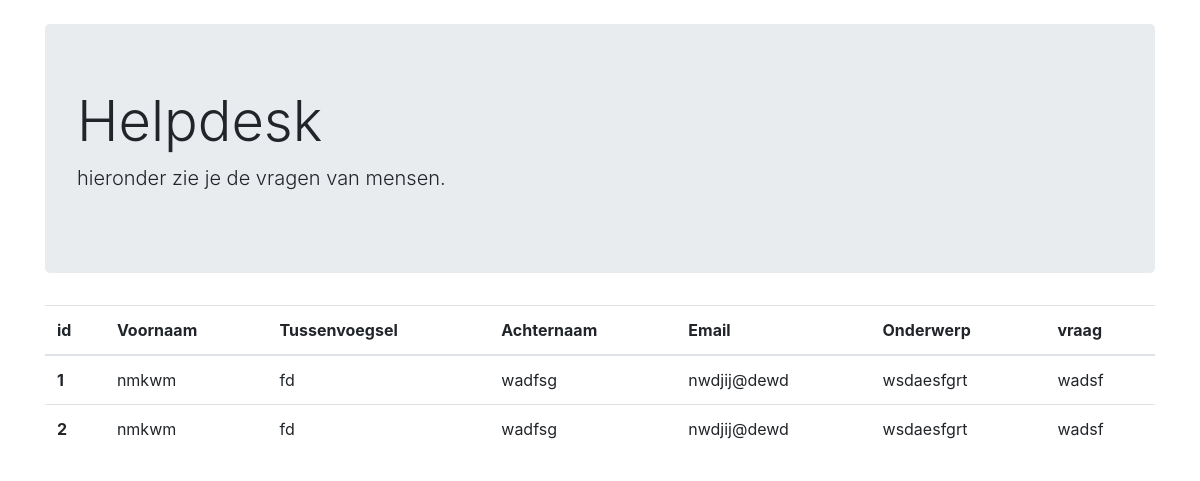
Before: /contactadmin.php with the older database file.
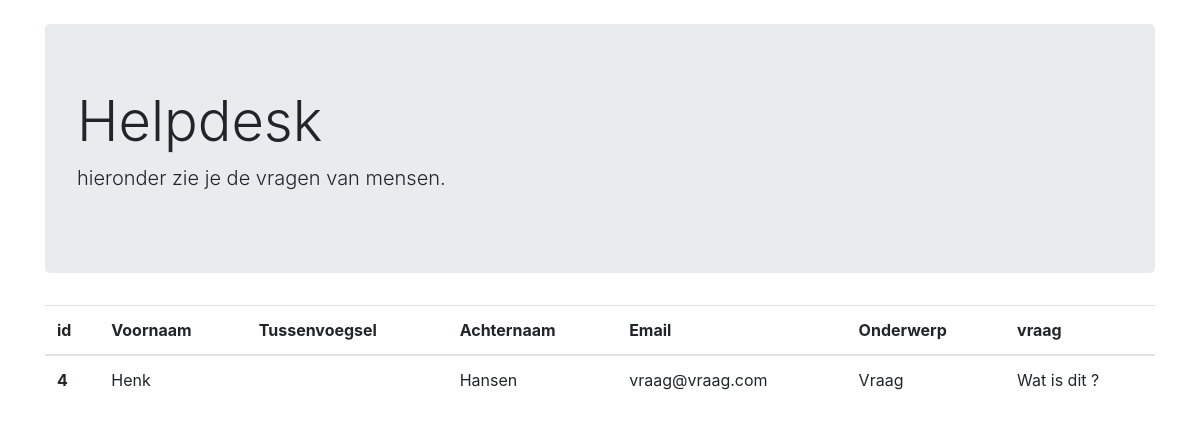
After: the same page with the newer database file.
### tables this page shows
CREATE TABLE IF NOT EXISTS `contact` (
  `id` int(100) NOT NULL AUTO_INCREMENT,
  `voornaam` varchar(50) NOT NULL,
  `tussenvoegsel` varchar(10) NOT NULL,
  `achternaam` varchar(100) NOT NULL,
  `email` varchar(150) NOT NULL,
  `onderwerp` varchar(50) NOT NULL,
  `vraag` varchar(4000) NOT NULL,
  PRIMARY KEY (`id`)
);

### contactadmin.php (the view, shortened to what this page needs)
<?php
  $server = "localhost";
  $username = "root";
  $password = "";
  $dbname = "ewatchshop";
  $conn = mysqli_connect($server, $username, $password, $dbname);
  $sql = "SELECT * FROM `contact`";
  $result = mysqli_query($conn, $sql);
?>
<!doctype html>
<html lang="en">
  <head>
    <link rel="stylesheet" type="text/css" href="./css/style.css">
    <link rel="stylesheet" href="https://stackpath.bootstrapcdn.com/bootstrap/4.1.3/css/bootstrap.min.css">
  </head>
  <body>
    <main class="container">
        <div class="jumbotron col-12">
            <h1 class="display-4">Helpdesk</h1>
            <p class="lead">hieronder zie je de vragen van mensen.</p>
        </div>
        <div class="row">
        <div class="col-12">
        <table class="table table-hover">
        <tbody>
            <thead>
                <tr>
                    <th scope="col">id</th>
                    <th scope="col">Voornaam</th>
                    <th scope="col">Tussenvoegsel</th>
                    <th scope="col">Achternaam</th>
                    <th scope="col">Email</th>
                    <th scope="col">Onderwerp</th>
                    <th scope="col">vraag</th>
                </tr>
            </thead>
            <tbody>
             <?php
               while ( $record = mysqli_fetch_assoc($result)) {
                echo  " <tr><th scope='row'>" . $record["id"] . "</th>" .
                "<td>" . $record["voornaam"] . "</td>" .
                "<td>" . $record["tussenvoegsel"] . "</td>" .
                "<td>" . $record["achternaam"] . "</td>" .
                "<td>" . $record["email"] . "</td>" .
                "<td>" . $record["onderwerp"] . "</td>" .
                "<td>" . $record["vraag"] . "</td></tr>";
              }
             ?>
            </tbody>
        </table>
      </div>
    </div>
        <br>
        <br>
    </main>
</html>

Changed rows visible on the page:
removed contact: id "1", voornaam "nmkwm", tussenvoegsel "fd", achternaam "wadfsg", email "nwdjij@dewd", onderwerp "wsdaesfgrt", vraag "wadsf"
removed contact: id "2", voornaam "nmkwm", tussenvoegsel "fd", achternaam "wadfsg", email "nwdjij@dewd", onderwerp "wsdaesfgrt", vraag "wadsf"
added contact: id "4", voornaam "Henk", achternaam "Hansen", email "vraag@vraag.com", onderwerp "Vraag", vraag "Wat is dit ?"
